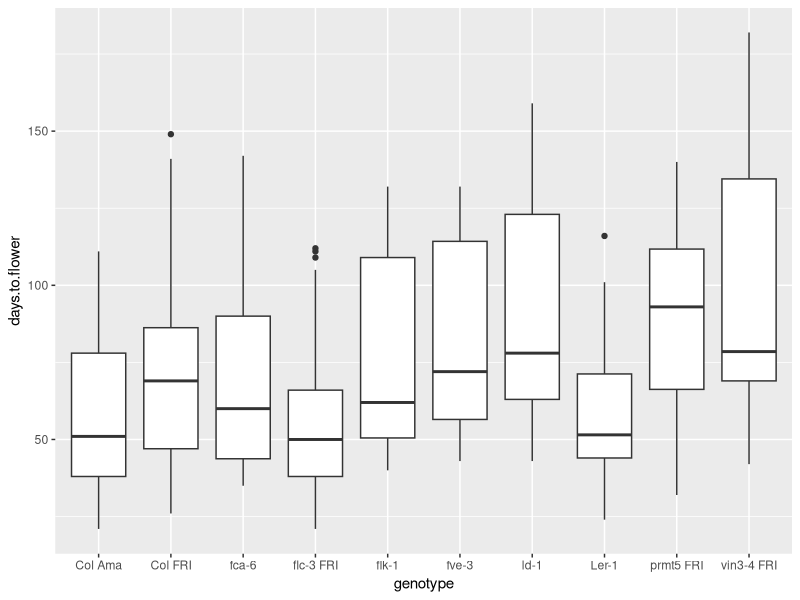
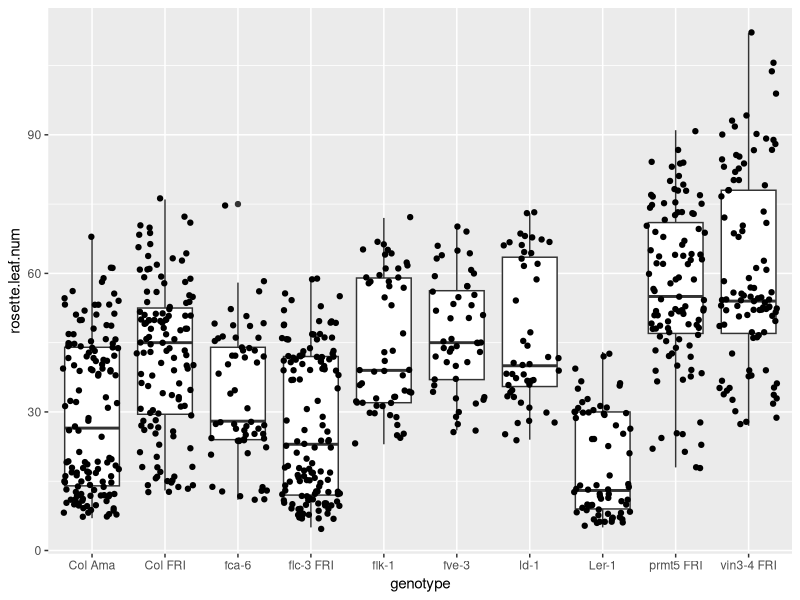
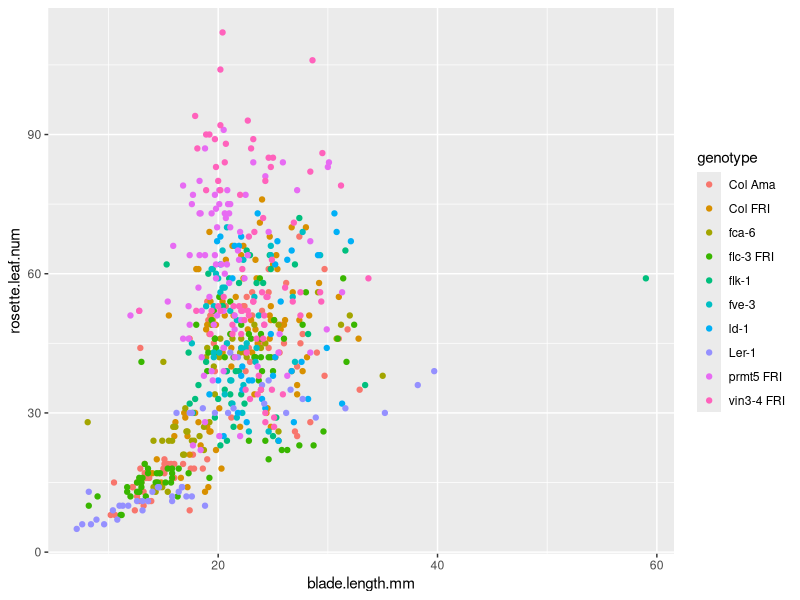
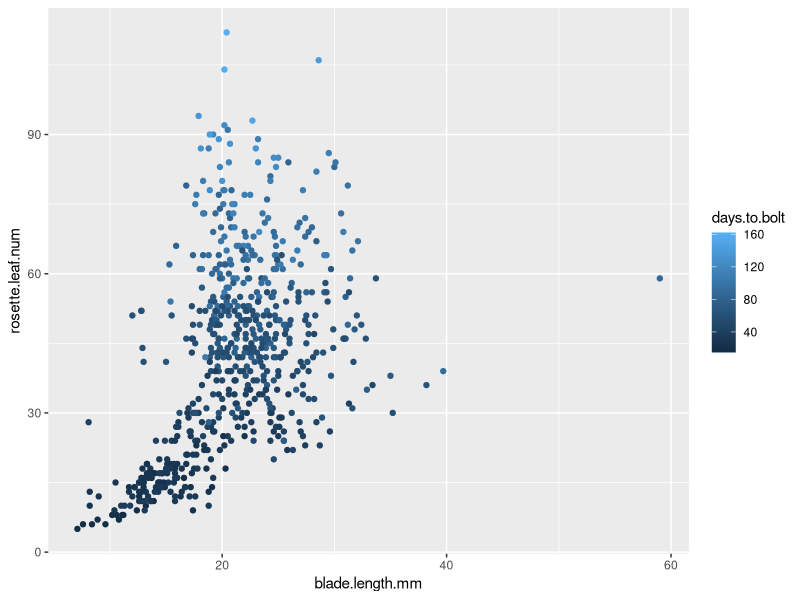
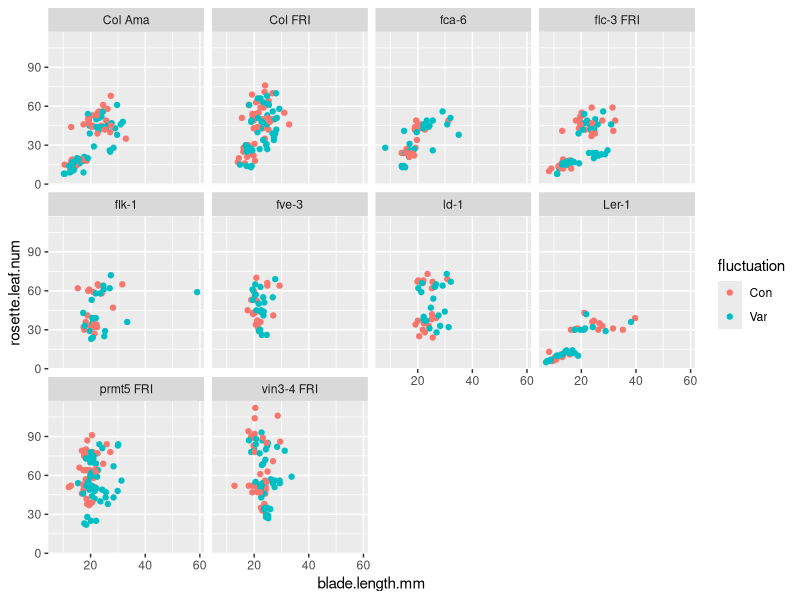
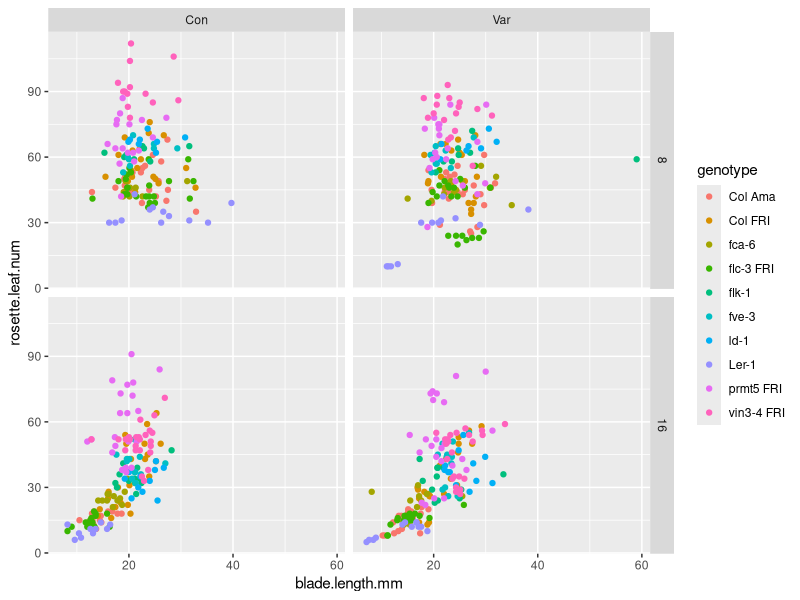
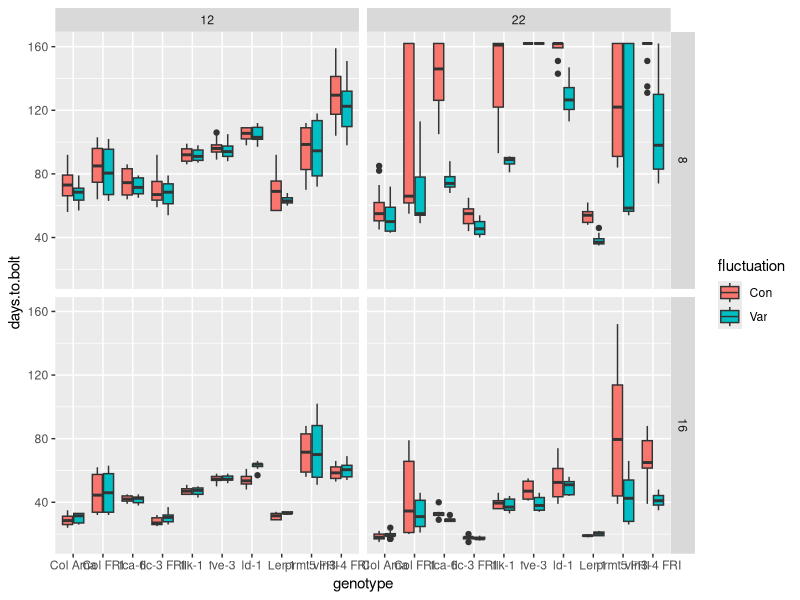

Here is the R script that generated these plots, in order:
## ---- chunk 1
knitr::opts_chunk$set(echo = TRUE)
## ---- chunk 2
library(tidyverse)
expt1 <- read_csv("../data/burghardt_et_al_2015_expt1.csv")
## ---- chunk 3
ggplot(expt1, aes(genotype, days.to.flower)) +
  geom_boxplot()
## ---- chunk 4
ggplot(expt1, aes(genotype, rosette.leaf.num)) +
  geom_boxplot() + 
  geom_jitter()
## ---- chunk 5
ggplot(expt1, aes(blade.length.mm, rosette.leaf.num, colour = genotype)) +
  geom_point()
## ---- chunk 6
ggplot(expt1, aes(blade.length.mm, rosette.leaf.num, colour = days.to.bolt)) +
  geom_point()
## ---- chunk 7
ggplot(expt1, aes(blade.length.mm, rosette.leaf.num, colour = fluctuation)) +
    geom_point() +
    facet_wrap( ~ genotype)
## ---- chunk 8
ggplot(expt1, aes(blade.length.mm, rosette.leaf.num, colour = genotype)) +
    geom_point() +
    facet_grid(day.length ~ fluctuation)
## ---- chunk 9
ggplot(expt1, aes(genotype, days.to.bolt, fill = fluctuation)) +
    geom_boxplot() +
    facet_grid(day.length ~ temperature)
